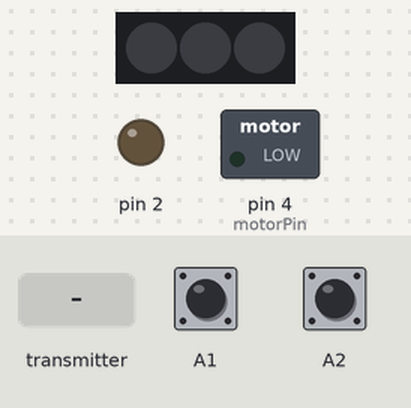
Recording of a sketch running on a simulated Arduino Uno, built with avr-gcc and run on an emulated ATmega328P. On the bench: 3 RGB LEDs in strip order, left to right, switched loads named in the sketch (green lamp = pin HIGH), output pins drawn as LEDs (lit = HIGH). The inputs (shaded band) are chosen by the test bench; at power-on: A1 HIGH, A2 HIGH. Dim RGB values are drawn brighter than linear; no radio packets arrive unless stated; what the sketch prints to the serial monitor is not drawn.

Above: at 1.2 s.
1.3 s: the transmitter starts sending par = shootFB
At 2.06 s:
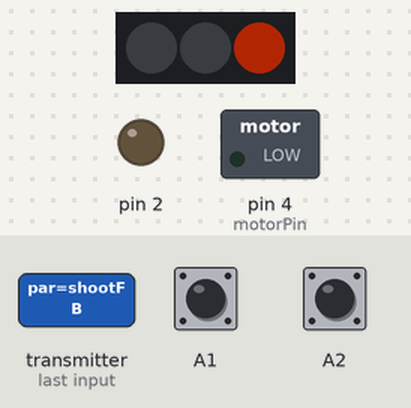
At 3.66 s:
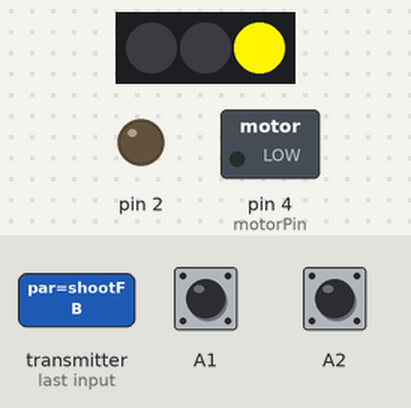
4.3 s: the transmitter starts sending par = rldFB
Timing chart, 0 to 7.3 s (numbered marks = the images above; inputs shaded):
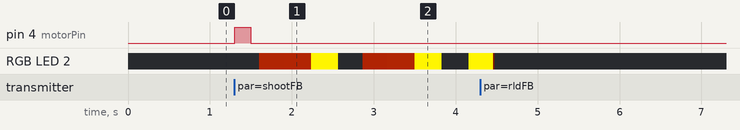

Measured:
- after the input at 1.3 s, pin 4 (motorPin): LOW → HIGH at once, → LOW 0.19 s later; RGB LED 2: off → RGB(57, 12, 1) after 0.30 s, → RGB(58, 12, 1) 0.30 s later, → RGB(255, 245, 0) 0.33 s later, → off 0.33 s later, … (9 changes in this stretch)

The sketch:

proto_0.1.ino
```cpp
#include <IRremote.h>
#include <SPI.h>      // Pour la communication via le port SPI
#include <nRF24L01.h> // Pour les définitions des registres du nRF24L01
#include "RF24.h"

bool cosplayMode = 0 ;

//Neopixel
#include <Adafruit_NeoPixel.h>
//#define PIN 6 //pin number that you have connected your data pin to
#define PixCanon 3 //number of neopixels you have connected
Adafruit_NeoPixel stripCanon = Adafruit_NeoPixel(3, PixCanon, NEO_GRB + NEO_KHZ800); //1. nuber defines number of pixels you have connected, 2. is number of the pin your data is connected to, 3 and 4 are other arguments but use these as they are default for most neopixels but refet to datasheet for other options

//Vibreur
int motorPin = 4 ;


//infrarouge
int RECV_PIN = 5;
IRrecv irrecv(RECV_PIN);
decode_results results;

//Radio nrf24L01
RF24 radio(9,10);  // make sure this corresponds to the pins you are using : SCL SO
byte addresses[][8] = {"hub","flingue"};
int chan = 1 ;

//traitement message entré IR

//entité ciblée (tag)
unsigned long targetTimeOut ;
int cible = 0 ;                     //cible actuelle
int oldCible ;                  //cible avant

//unsigned long gateCible ;         //pour la cible en elle-même

//données
String inMessage ;
char IDObject[8] = ":pistol";
char IDHub[8]    = "!11";  //111111
bool process ;
int redNP ;
int greNP ;
int bluNP ;


//gâchette
bool mireCible ;
bool panFlag = HIGH ;
bool reloadFlag = HIGH ;
unsigned long debounceGachette ;
unsigned long debounceReload ;

int messRCVhF ;


typedef struct{
  char from[8];
  //char to[8];
  char par[8];
  float val;
}
packet;

packet sendBox ;
packet receiveBox ;
packet uncertainBox;

void contenuSend(){
  Serial.print("J'envoie : FROM = ");
  Serial.print(sendBox.from);
//  Serial.print(" TO = ");
//  Serial.print(sendBox.to);
  Serial.print(" par = ");
  Serial.print(sendBox.par);
  Serial.print(" val = ");
  Serial.println(sendBox.val);
}

void contenuReceive(){
  Serial.print("Je recois : FROM = ");
  Serial.print(receiveBox.from);
//  Serial.print(" TO = ");
//  Serial.print(receiveBox.to);
  Serial.print(" par = ");
  Serial.print(receiveBox.par);
  Serial.print(" val = ");
  Serial.println(receiveBox.val);
}

void contenuUncertain(){
  Serial.print(" FROM = ");
  Serial.print(uncertainBox.from);
//  Serial.print(" TO = ");
//  Serial.print(uncertainBox.to);
  Serial.print(" par = ");
  Serial.print(uncertainBox.par);
  Serial.print(" val = ");
  Serial.println(uncertainBox.val);
}


#include "feedback.h"
#include "feedbackVib.h"

//////////////////////////////////////////////////////////////////////////////////////////////////////
/////////////////////////////////////////////Setup////////////////////////////////////////////////////
//////////////////////////////////////////////////////////////////////////////////////////////////////

void setup()
{
  strcpy( sendBox.from, IDObject );
  //strcpy( sendBox.to, IDHub );

  Serial.begin(9600);

  //Communications RF
  radio.begin();
  //radio.setAutoAck(true);
  radio.setPALevel(RF24_PA_MIN);
  radio.setChannel(chan);

  radio.openWritingPipe(addresses[0]);        // Both radios listen on the same pipes by default, but opposite addresses
  radio.openReadingPipe(1,addresses[1]);

  radio.startListening();
  //Communications RF

  stripCanon.begin();
  stripCanon.setBrightness(255);
  stripCanon.show();

  irrecv.enableIRIn(); // Start the receiver
  pinMode(A1, INPUT_PULLUP);
  pinMode(A2, INPUT_PULLUP);
  pinMode(2, OUTPUT);
  digitalWrite(2, LOW);

  Serial.println("proto Flingue 0.1");
}

//////////////////////////////////////////////////////////////////////////////////////////////////////
/////////////////////////////////////////////Loop/////////////////////////////////////////////////////
//////////////////////////////////////////////////////////////////////////////////////////////////////

void loop() {
  if (Serial.available()) {
    inMessage = Serial.readStringUntil('}');
    Serial.println(inMessage);
  }

//if (inMessage == "debug") {Serial.println("debug");}

oldCible = cible ;
//////////////////////////////////////////Traitement du message infrarouge///////////////////////////////////////

//irrecv.resume();
//détection Ir : faisage de message
  if (irrecv.decode(&results) ) {
     if( results.value <= 127 && results.value >= 0){
    cible = results.value ;
    targetTimeOut = millis() + 150 ;
    }
    irrecv.resume();
  }

  if (targetTimeOut < millis() ) {
    cible = 0 ;
  }

////////////////////////////////////////////////////////////////////////
////////////////////////////////////ENVOIS//////////////////////////////
////////////////////////////////////////////////////////////////////////


////////////////////////////////////Envoi action c : cible (vise)
if (cible != oldCible) {   //problème avec cible != oldCible  // && cible != "vide"
    //Serial.println(cible);

    strcpy( sendBox.par, "target");
    sendBox.val = cible;

    radio.stopListening();
    radio.write( &sendBox, sizeof(sendBox) );
    radio.startListening();

/*
      if (cible != 0) {
    Serial.println(cible);
  stripCanon.setPixelColor(1, 0, 5, 100);
          stripCanon.show();
  }
  else
  {
    Serial.println(cible);
    stripCanon.setPixelColor(1, 100, 5, 0);
          stripCanon.show();
  }
  */
}


////////////////////////////////////Envoi action a : tir A2

if (digitalRead(A2) == HIGH && panFlag == HIGH && millis() > debounceGachette) {
  Serial.println("Pan !");

  radio.stopListening();
  strcpy( sendBox.par, "trigger"); sendBox.val = 1; radio.write( &sendBox, sizeof(sendBox) );
  radio.startListening();

//tokenShoot = 1 ;

  panFlag = LOW ;
  debounceGachette = millis() + 20;
  }

//on libère la gachette pour le prochain loop
if (digitalRead(A2) == LOW && millis() > debounceGachette)
  {
      if (!panFlag){
      radio.stopListening();
      strcpy( sendBox.par, "trigger"); sendBox.val = 0; radio.write( &sendBox, sizeof(sendBox) );
      radio.startListening();
      }
  panFlag = HIGH ;
  debounceGachette = millis() + 20;
  }

////////////////////////////////////Envoi action b : rechargement A1

if (digitalRead(A1) == LOW && millis() > debounceReload) {

  if(panFlag == HIGH){
    Serial.println("Rechargement");

    radio.stopListening();
    strcpy( sendBox.par, "reload"); sendBox.val = 1; radio.write( &sendBox, sizeof(sendBox) );
    radio.startListening();
    }
  debounceReload = millis() + 500 ;
  }

if (millis() > debounceReload) {
  reloadFlag = HIGH ;
}

//////////////////////////////////////Feedback
  if (radio.available() )
  {
      radio.read( &receiveBox, sizeof(receiveBox) );
      //if (String(uncertainBox.to).equals(IDObject) && String(uncertainBox.from).equals(IDHub) ) {
        //receiveBox = uncertainBox ;
        //contenuUncertain();
        //contenuReceive();
        process=1;
        //}
  }

String recFromString = String(receiveBox.from) ;    //pour aussi remettre à 0 la receiveBox
String recparString=String(receiveBox.par);


  if (process) {  //recToString == IDObject &&
      //Serial.println(receiveBox.to); Serial.println(receiveBox.par);
    if (recparString == "shootFB") {shootFb(0); tokenShoot=1; shootVibToken=1; }
    if (recparString == "rldFB") {tokenReload=1;}
    if (recparString == "sightFB") {
        stripCanon.setPixelColor(1, 0, 0, 100 * receiveBox.val);
        stripCanon.show();
      }
    if (recparString.startsWith("NP")){
      int NPled = recparString.charAt(6) - 48;
        if (recparString.startsWith("NPRed")) {redNP = receiveBox.val; stripCanon.setPixelColor(NPled, 0, 0, 0);}
        if (recparString.startsWith("NPGre")) {greNP = receiveBox.val;}
        if (recparString.startsWith("NPBlu")) {bluNP = receiveBox.val;

        stripCanon.setPixelColor(NPled, redNP, greNP, bluNP);
        stripCanon.show();
        //Serial.print(redNP); Serial.print(" "); Serial.print(greNP); Serial.print(" "); Serial.println(bluNP);
        }
    }

  process = 0;
  }

//Serial.println(reception.trigger);
if (tokenShoot) {shootFb();}
if (shootVibToken) {shootVibFb();}


}
```

feedback.h
```cpp
bool tokenSight;
bool tokenReload;
bool tokenShoot = 0 ;
void shootFb(int cmd = 1){

  static bool effetStopFlag ;
  static unsigned long chrono ;
  static unsigned long timeTag ;
  static int red ;
  static int green ;
  static int blue ;
  static float bright ;
  static int TC0 = 0 ;
  static int TC1 = 10 ;
  static int TC2 = 40 ;
  static int TC3 = 200 ;
  static int pixCanon = 3;


if (!cmd) {
  effetStopFlag=0;   //OSEF
  timeTag= 0;
}

  if (millis()-100>chrono+timeTag) {timeTag=millis();}
  chrono=millis() - timeTag;

  //Serial.print(chrono); Serial.print(" "); Serial.print(millis()); Serial.print(" "); Serial.println(timeTag);

  if (chrono>TC0 && chrono<TC1) {
    red=0;
    green=0;
    blue=0;

    stripCanon.setPixelColor(2, red, green, blue);
    stripCanon.show();
    }

  if (chrono>TC1 && chrono<TC2){
    red=255;
    green=245;
    blue=0;

    stripCanon.setPixelColor(2, red, green, blue);
    stripCanon.show();
    }

  if (chrono>TC2 && chrono<TC3) {
  bright = (TC3-chrono)/5;

  red=190*bright/100;
  green=40*bright/100;
  blue=5*bright/100;

  red=constrain(red, 0, 255);
  green=constrain(green, 0, 255);
  blue=constrain(blue, 0, 255);

  stripCanon.setPixelColor(2, red, green, blue);
  stripCanon.show();
  }
  if (chrono>TC3) {
    red=0;
    green=0;
    blue=0;

    stripCanon.setPixelColor(2, red, green, blue);
    stripCanon.show();

    tokenShoot=LOW;
    }

}
```

feedbackVib.h
```cpp
bool shootVibToken = LOW ;

void shootVibFb(){

  static bool effetStopFlag ;
  static unsigned long chrono ;
  static unsigned long timeTag ;
  static int red ;
  static int green ;
  static int blue ;
  static float vibreur ;
  static int TC0 = 0 ;
  static int TC1 = 70 ;
  static int TC2 = TC1 + 20 ;
  static int TC3 = TC2 + 500 ;
  static bool refresh ;
  static unsigned long nextRefresh ;

  static int TC4 ;

  if (chrono > nextRefresh ) {refresh = true;}

  if (millis()-100>chrono+timeTag) {timeTag=millis(); refresh = true ;}
  chrono=millis() - timeTag;


  if (chrono>TC0 && chrono<TC1 ) {


      vibreur = 255 ;//map(chrono, TC0, TC1, 40, 255) ;
      //Serial.println(vibreur);

      analogWrite(motorPin, vibreur);

      refresh = false;
      nextRefresh = chrono + 100 ;

  }
  if (chrono>TC1 && chrono<TC2 ) {


      //vibreur = random(40, 255) ;
      vibreur = 255 ;
      //Serial.println(vibreur);

      analogWrite(motorPin, vibreur);

      refresh = false;
      nextRefresh = chrono + 200 ;
  }
  if (chrono>TC2 && chrono<TC3 ) {  //&& refresh


      vibreur = map(chrono, TC2, TC3, 150, 40) ;
      //Serial.println(vibreur);
      analogWrite(motorPin, vibreur);

      refresh = false;
      nextRefresh = chrono + 100 ;
  }
  if (chrono>TC3 ) {
      shootVibToken=LOW;
      vibreur = 0 ;
      //Serial.println(vibreur);
      analogWrite(motorPin, vibreur);

  }
};
```
